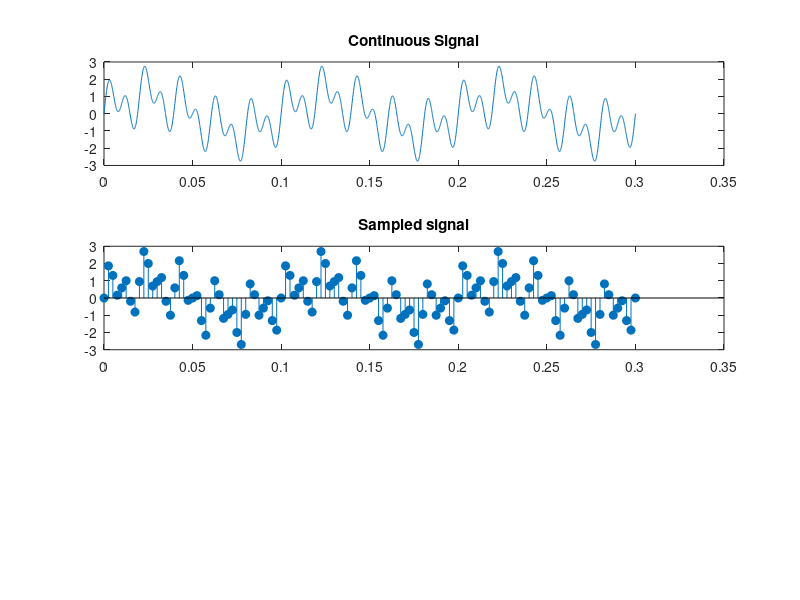

The MATLAB script that drew this image: (Note: this script raises an error after producing the figure.)
clear; clc; close all;
format compact;

%%Defifning variables
F = 20;                         % Frequency of continuous Signal 
tc = 0: 1e-4 : 0.3;              % continuous time axis
cont_signal = sin(2*pi*10*tc) + sin(2*pi*50*tc) + sin(2*pi*100*tc);   % continuous signal
subplot(311); plot(tc, cont_signal); title("Continuous Signal");

%%Sampling
Fs = 400;                        % Descreate time frequency
Ts = 1/Fs;
td = 0:Ts:0.3;                  % Descrete time axis
sampledSignal = sin(2*pi*10*td) + sin(2*pi*50*td) + sin(2*pi*100*td);
subplot(312); stem(td, sampledSignal, "Filled"); title("Sampled signal");

%%Quantization
bits = 4;
quantizedSignal = sampledToQuantize(sampledSignal, bits);
subplot(313); stairs(td, quantizedSignal); title("Quantize signal");

%%Encoding
encoded = quantizedToEncoded(quantizedSignal, bits)

